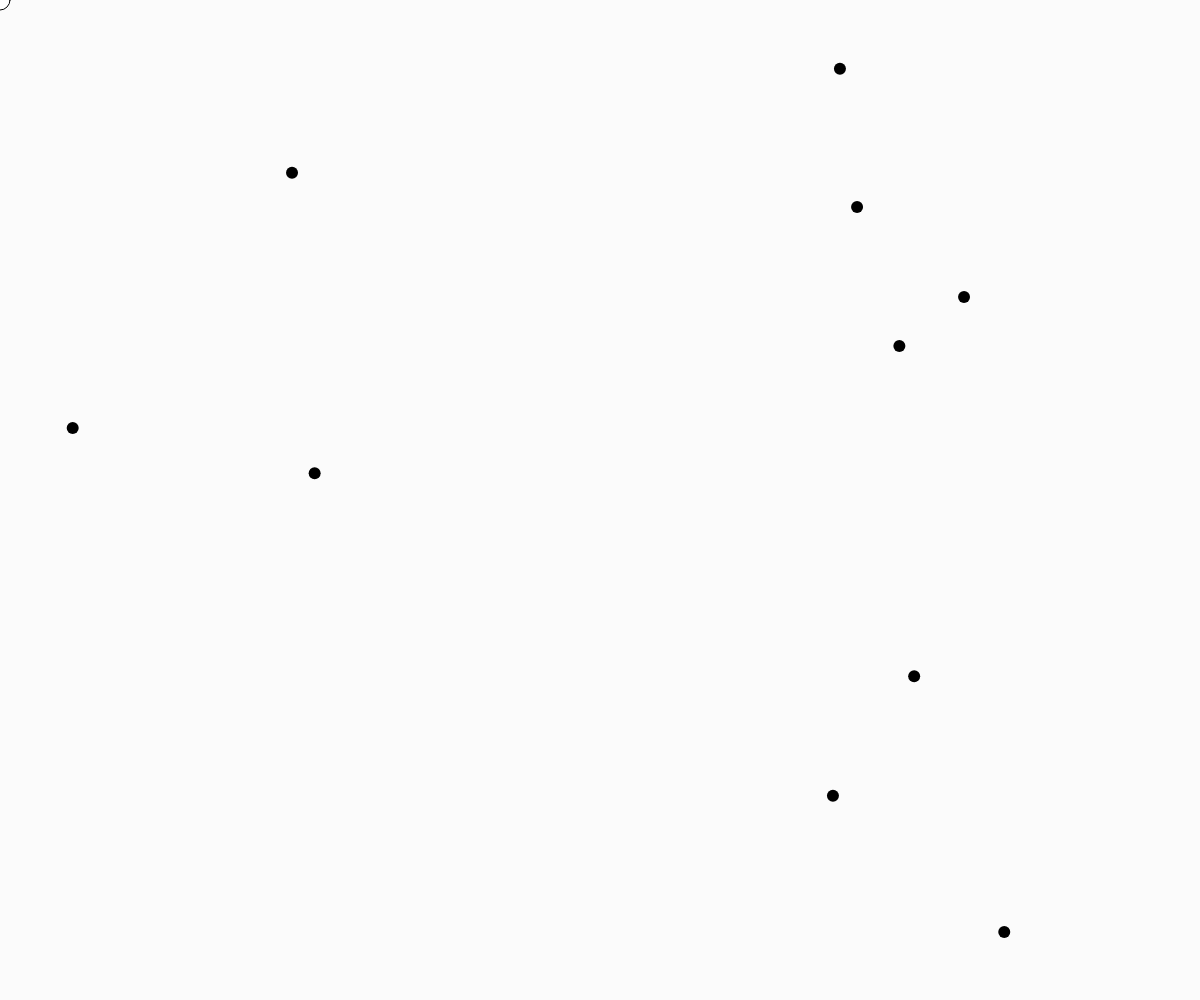
Frame 1 (no input)
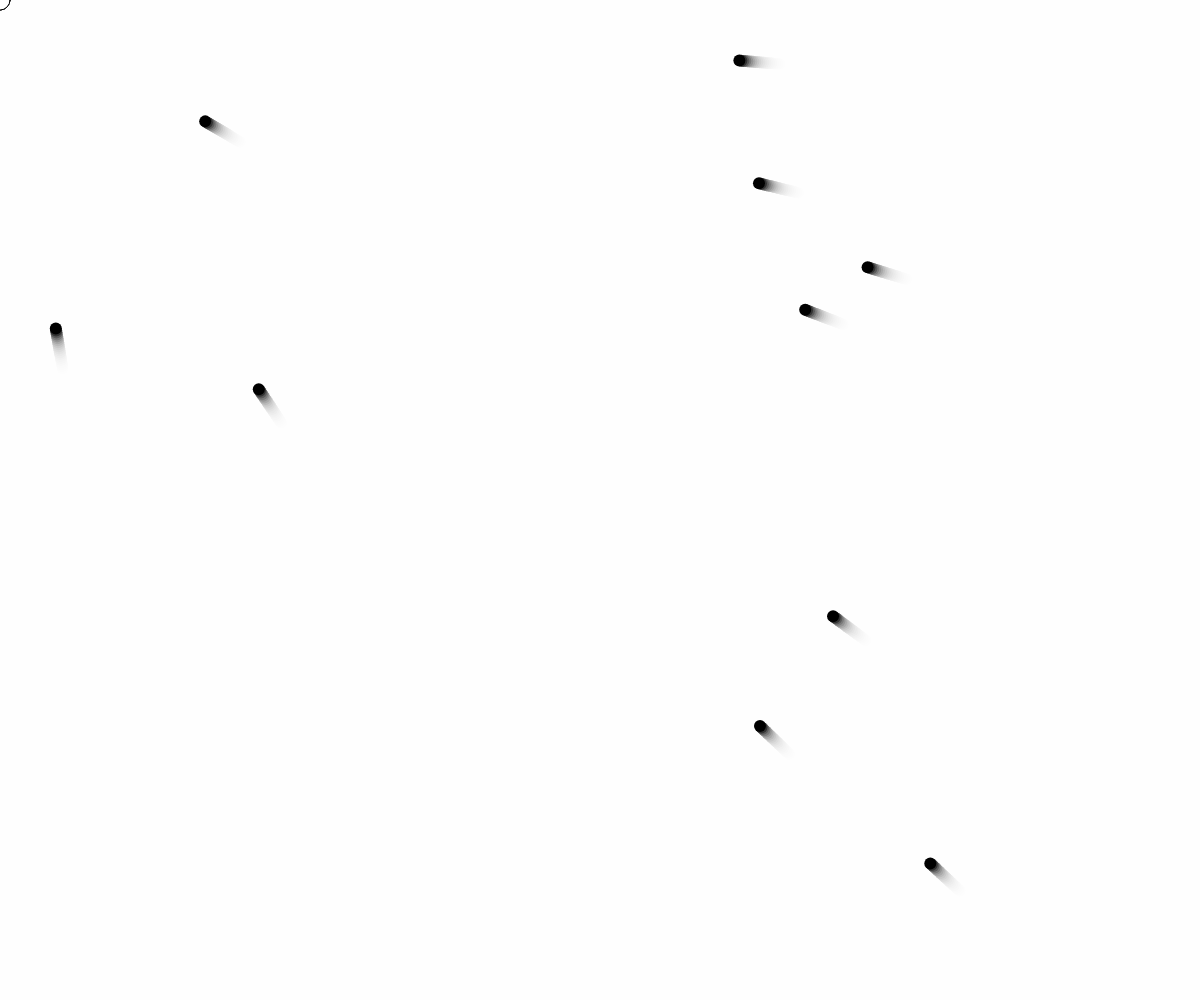
Frame 60 (no input)
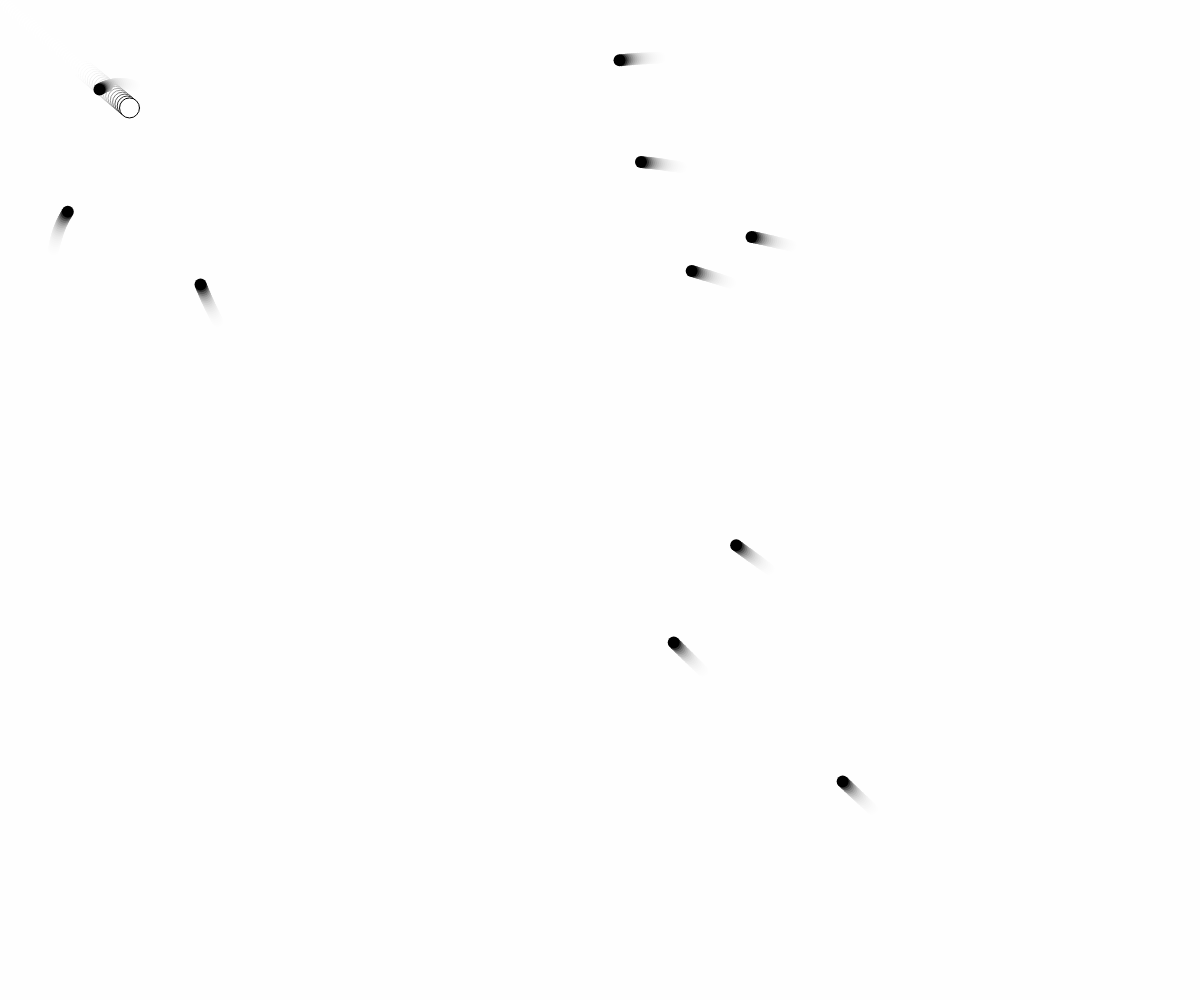
Frame 120 (the mouse pressed at the canvas centre since frame 60)

The p5.js sketch that drew these frames (run headless with seeded random() and noise() and a simulated clock; from frame 60 on, the mouse is pressed at the canvas centre):

// p5.js sketch
// ── sketch.js
/// <reference path="./p5/TSDef/p5.global-mode.d.ts" />
/// <reference path="./p5/TSDef/p5.d.ts" />
/// @ts-check

class Vehicle {
  MAX_SPEED = 1
  MAX_FORCE = 1
  PURSUE_SPEED = 1

  constructor (x, y) {
    this.pos = createVector(x, y)
    this.vel = createVector(0, 0)
    this.acc = createVector(0, 0)
  }

  applyForce (force) {
    this.acc.add(force)
  }

  update () {
    this.vel.add(this.acc)
    this.vel.limit(this.MAX_SPEED)
    this.pos.add(this.vel)
    this.acc.set(0, 0)
  }

  evade (vehicle) {
    const pursuit = this.pursue(vehicle)
    pursuit.mult(-1)
    return pursuit
  }

  pursue (vehicle) {
    const target = vehicle.pos.copy()
    const prediction = vehicle.vel.copy()
    prediction.mult(this.PURSUE_SPEED)
    target.add(prediction)
    return this.seek(target)
  }

  flee (target) {
    return this.seek(target).mult(-1)
  }

  seek (target) {
    const force = p5.Vector.sub(target, this.pos)
    force.setMag(this.MAX_SPEED)
    force.sub(this.vel)
    force.limit(this.MAX_FORCE)
    return force
  }
}

class Ant extends Vehicle {
  RADIUS = 12
  MAX_SPEED = 2
  MAX_FORCE = 0.1
  PURSUE_SPEED = 1

  draw () {
    ellipse(this.pos.x, this.pos.y, this.RADIUS, this.RADIUS)
  }
}

class Player extends Vehicle {
  RADIUS = 20
  MAX_SPEED = 3
  MAX_FORCE = 0.35
  PURSUE_SPEED = 1

  draw () {
    ellipse(this.pos.x, this.pos.y, this.RADIUS, this.RADIUS)
  }
}

const ANT_AMOUNT = 10
const ants = []
let player
let mousePos

function setup () {
  createCanvas(windowWidth, windowHeight)
  angleMode(DEGREES)
  background(250, 250, 250)
  player = new Player(mouseX)
  for (let i = 0; i < ANT_AMOUNT; i++) {
    ants.push(new Ant(random(0, windowWidth), random(0, windowHeight)))
  }
}

function draw () {
  background(255, 255, 255, 50)
  mousePos = createVector(mouseX, mouseY)

  stroke(0, 0, 0)
  fill(255, 255, 255)
  player.applyForce(player.seek(mousePos))
  player.update()
  player.draw()

  noStroke()
  fill(0, 0, 0)
  ants.forEach(ant => {
    ant.applyForce(ant.pursue(player))
    ant.update()
    ant.draw()
  })
}

function windowResized () {
  resizeCanvas(windowWidth, windowHeight)
}

function mouseClicked () {}
